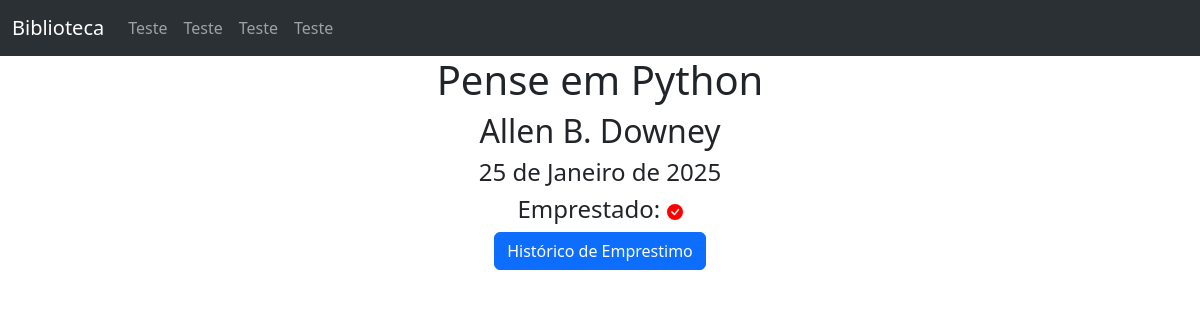
Page /livro/ver_livros/1 on the committed database.
### livro/models.py (models this page shows, shortened)
class Livros(models.Model):
    nome = models.CharField(max_length=100)
    autor = models.CharField(max_length=100)
    co_autor = models.CharField(max_length=100, blank=True)
    data_cadastro = models.DateField(default=date.today)
    emprestado = models.BooleanField(default=False)
    nome_emprestado = models.CharField(max_length=100, blank=True)
    data_emprestado = models.DateTimeField(blank=True, null=True)
    data_devolucao = models.DateTimeField(blank=True, null=True)
    data_duracao = models.DateField(blank=True,null=True)
    categoria = models.ForeignKey(Categoria, on_delete=models.DO_NOTHING)
    usuario = models.ForeignKey(Usuarios, on_delete=models.DO_NOTHING)
    class Meta:
        verbose_name = 'Livro'

### livro/views.py (the view)
# urls.py: path('ver_livros/<int:id>', views.ver_livros, name='ver_livros')
def ver_livros(request, id):
    livros = Livros.objects.get( id = id) #get, pegue um unico livro
    return render(request, 'ver_livros.html', {'livro':livros})

### livro/templates/ver_livros.html (shortened to what this page needs)
{% extends "base.html" %}
{% block 'conteudo' %}
    <div style="text-align: center;" class="container">
        <h1>{{livro.nome}}</h1>
        <h2>{{livro.autor}}</h2>
        <h4>{{livro.data_cadastro}}</h4>
        <h4>Emprestado:
        </h4>
        <button type="button" class="btn btn-primary">Histórico de Emprestimo</button>
    </div>
{% endblock 'conteudo' %}

### rows in the picture
Livros: nome "Pense em Python", autor "Allen B. Downey", data_cadastro "25 de Janeiro de 2025"
